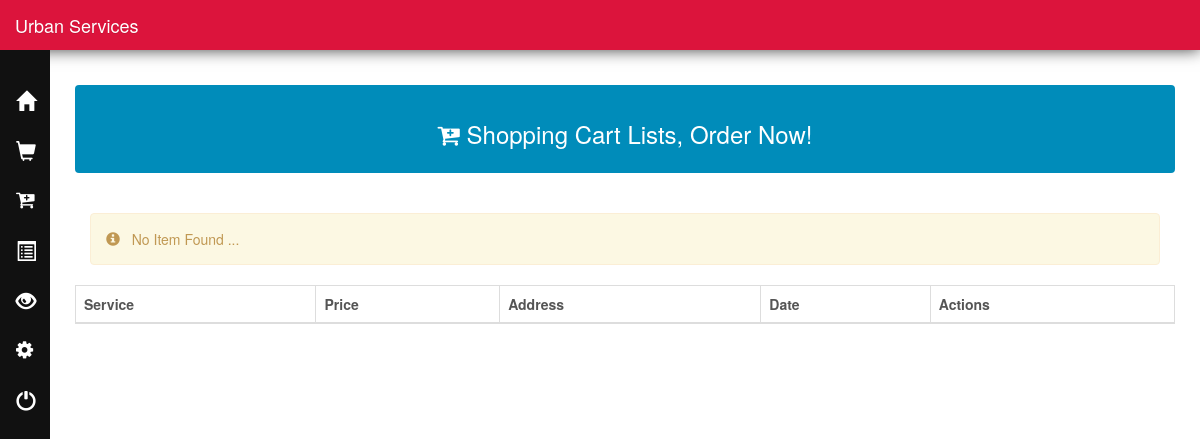
The app's page /Customers/cart_items.php (signed in), older data.
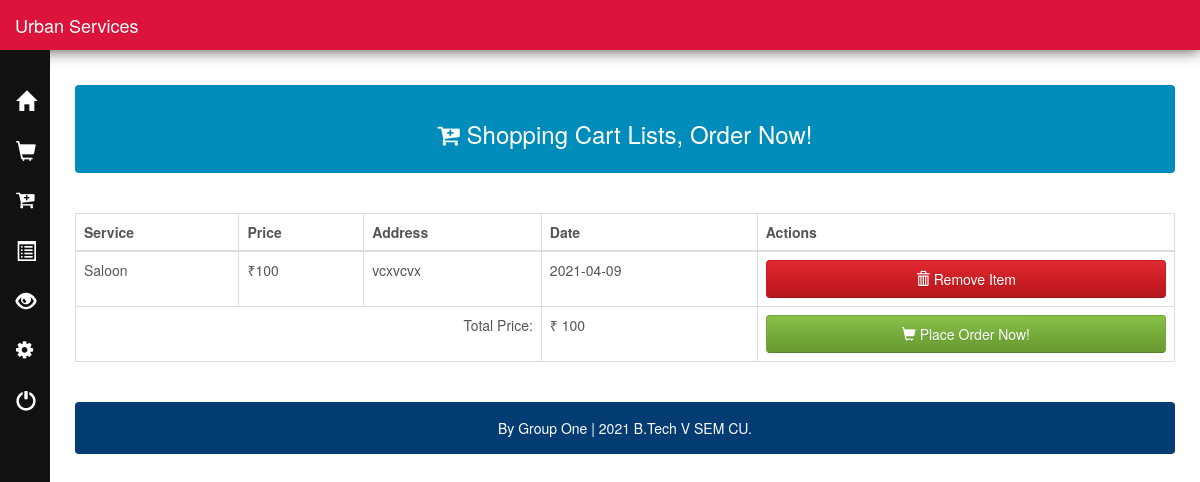
The same page, newer data.
### tables this page shows
CREATE TABLE `orderdetails` (
  `order_id` int(10) UNSIGNED NOT NULL,
  `order_name` varchar(50) NOT NULL,
  `c_email` varchar(50) NOT NULL DEFAULT '0',
  `sp_email` varchar(50) NOT NULL DEFAULT '',
  `order_add` varchar(255) NOT NULL DEFAULT '',
  `order_price` double NOT NULL DEFAULT '0',
  `order_status` varchar(45) NOT NULL DEFAULT '',
  `order_date` date NOT NULL DEFAULT '0000-00-00',
  `payment_status` varchar(50) DEFAULT NULL
);

### Customers/cart_items.php (the view, shortened to what this page needs)
<?php
include("config.php");
extract($_SESSION);
$stmt_edit = $DB_con->prepare('SELECT * FROM customer WHERE c_email =:user_email');
$stmt_edit->execute(array(':user_email' => $user_email));
$edit_row = $stmt_edit->fetch(PDO::FETCH_ASSOC);
extract($edit_row);
?>
?><?php
include "nav.php"; ?>
        <div id="page-wrapper">
            <div class="alert alert-default" style="color:white;background-color:#008CBA">
                <center>
                    <h3> <span class="fa fa-cart-plus"></span> Shopping Cart Lists, Order Now!</h3>
                </center>
            </div>
            <br />
            <div class="table-responsive">
                <table class="display table table-bordered" id="example" cellspacing="0" width="100%">
                    <thead>
                        <tr>
                            <th>Service</th>
                            <th>Price</th>
                            <th>Address</th>
                            <th>Date</th>
                            <th>Actions</th>
                        </tr>
                    </thead>
                    <tbody>
                        <?php
include("config.php");
$stmt = $DB_con->prepare("SELECT * FROM orderdetails where order_status='Pending' and c_email='$user_email'");
$stmt->execute();
if ($stmt->rowCount() > 0) {
    while ($row = $stmt->fetch(PDO::FETCH_ASSOC)) {
        extract($row);
?>
                                <tr>
                                    <td><?php echo $order_name; ?></td>
                                    <td>&#8377;<?php echo $order_price; ?></td>
                                    <td><?php echo $order_add; ?></td>
                                    <td><?php echo $order_date; ?> </td>
                                    <td>
                                        <a class="btn btn-block btn-danger" href="?delete_id=<?php echo $row['order_id']; ?>" title="click for delete" onclick="return confirm('Are you sure to remove this item?')"><span class='glyphicon glyphicon-trash'></span> Remove Item</a>
                                    </td>
                                <?php
    }
    include("config.php");
    $stmt_edit = $DB_con->prepare("select sum(order_price) as totalx from orderdetails where c_email=:user_email and order_status='Pending'");
    $stmt_edit->execute(array(':user_email' => $user_email));
    $edit_row = $stmt_edit->fetch(PDO::FETCH_ASSOC);
    extract($edit_row);
    echo "<tr>";
    echo "<td colspan='3' align='right'>Total Price:";
    echo "</td>";
    echo "<td>&#8377; " . $totalx;
    echo "</td>";
    echo "<td>";
    echo "<a class='btn btn-block btn-success' href='?update_id=" . $user_email . "' ><span class='glyphicon glyphicon-shopping-cart'></span> Place Order Now!</a>";
    echo "</td>";
    echo "</tr>";
    echo "</tbody>";
    echo "</table>";
    echo "</div>";
    echo "<br />";
    echo '<div class="alert alert-default" style="background-color:#033c73;">
                <p style="color:white;text-align:center;">
                By Group One |  2021 B.Tech V SEM CU.
                </p>
                </div>
                </div>';
    echo "</div>";
}
else {
?>
                                <div class="col-xs-12">
                                    <div class="alert alert-warning">
                                        <span class="glyphicon glyphicon-info-sign"></span> &nbsp; No Item Found ...
                                    </div>
                                </div>
                            <?php
}
?>
            </div>
        </div>
    </div>
</body>
</html>

Row changes from the older to the newer data that the page shows:
added orderdetails: order_name "Saloon", order_price "100", order_add "vcxvcvx", order_date "2021-04-09"
Text that changed along with them:
$totalx: (not shown) → "100"
text no longer shown: "No Item Found ..."
text now shown: "Total Price: ₹ Place Order Now! By Group One | 2021 B.Tech V SEM CU."
